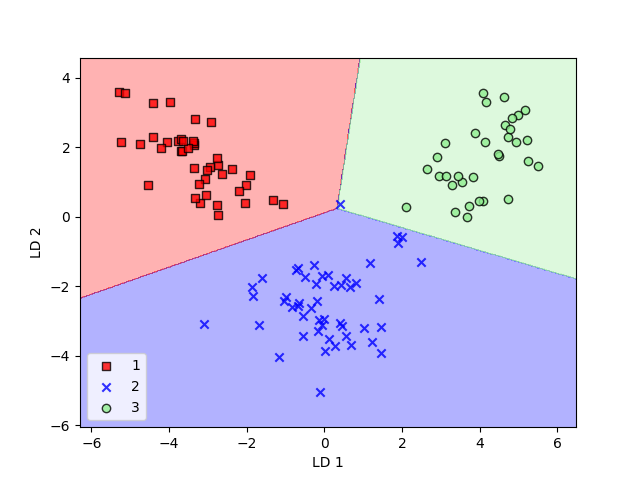

Write the Python code that produced this figure.
import numpy as np
import matplotlib.pyplot as plt
from sklearn.model_selection import train_test_split
from sklearn.preprocessing import StandardScaler
from sklearn.linear_model import LogisticRegression
from sklearn.discriminant_analysis import LinearDiscriminantAnalysis as LDA
from matplotlib.colors import ListedColormap
import pandas as pd


df_wine=pd.read_csv('wine.data',header=None)
X,y=df_wine.iloc[:,1:].values, df_wine.iloc[:,0].values
X_train,X_test,y_train,y_test=train_test_split(X,y,test_size=0.3,stratify=y,random_state=0)

# standardize the features
sc=StandardScaler()
X_train_std=sc.fit_transform(X_train)
X_test_std=sc.transform(X_test)

lda=LDA(n_components=2)
X_train_lda=lda.fit_transform(X_train_std,y_train)

lr=LogisticRegression()
lr=lr.fit(X_train_lda,y_train)

def plot_decision_regions(X, y, classifier, resolution=0.02):
    """ Visualize decision boundaries for 2-D datasets"""
    # setup marker generator and color map
    markers = ('s', 'x', 'o', '^', 'v')
    colors = ('red', 'blue', 'lightgreen', 'gray', 'cyan')
    cmap = ListedColormap(colors[:len(np.unique(y))])

    # plot the decision surface
    x1_min, x1_max=X[:,0].min()-1, X[:,0].max()+1
    x2_min, x2_max=X[:,1].min()-1, X[:,1].max()+1
    xx1, xx2 = np.meshgrid(np.arange(x1_min,x1_max,resolution),np.arange(x2_min,x2_max,resolution))

    Z=classifier.predict(np.array([xx1.ravel(), xx2.ravel()]).T)
    Z=Z.reshape(xx1.shape)

    plt.contourf(xx1, xx2, Z, alpha=0.3, cmap=cmap)
    plt.xlim(xx1.min(), xx1.max())
    plt.ylim(xx2.min(), xx2.max())

    # plot class samples
    for idx, cl in enumerate(np.unique(y)):
        plt.scatter(x=X[y==cl, 0],y=X[y==cl,1],alpha=0.8,c=colors[idx],marker=markers[idx],label=cl,edgecolor='black')

plot_decision_regions(X_train_lda,y_train,classifier=lr)
plt.xlabel('LD 1')
plt.ylabel('LD 2')
plt.legend(loc='lower left')
plt.show()
